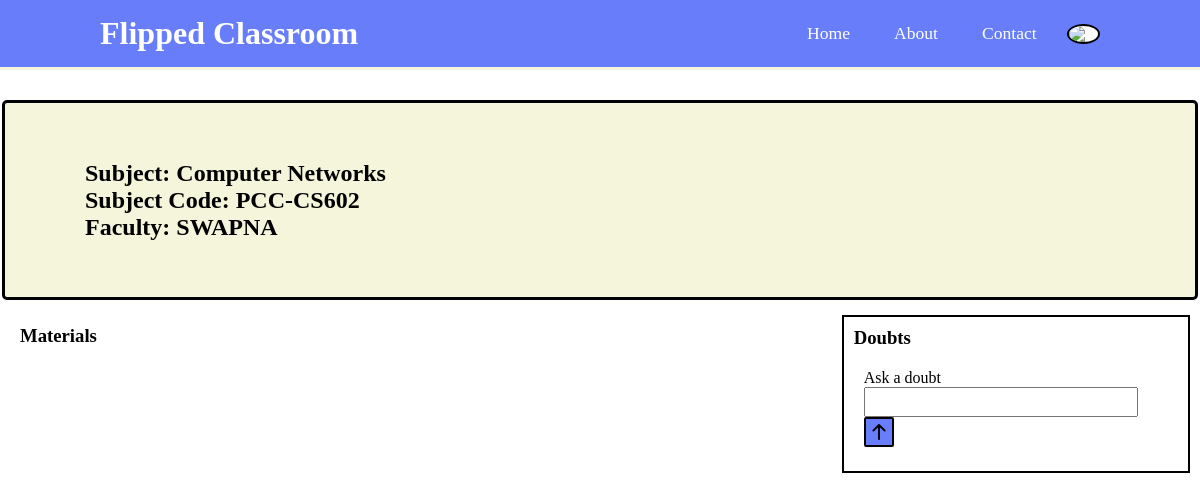
Before: /subjectS.php?Subject_Name=Computer Networks with the older database file.
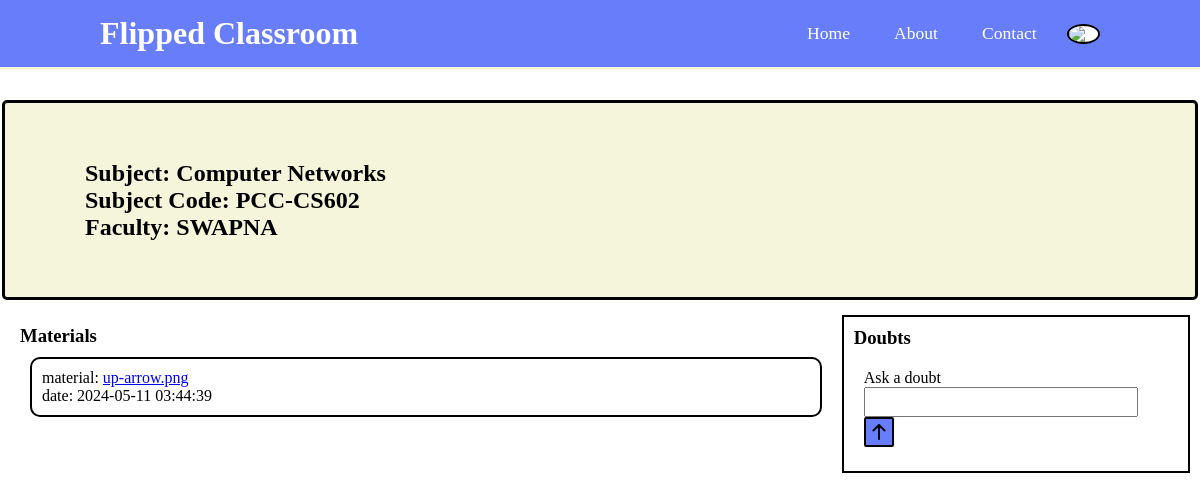
After: the same page with the newer database file.
### tables this page shows
CREATE TABLE `subjects` (
  `s_name` varchar(40) NOT NULL,
  `s_id` varchar(10) NOT NULL
);

CREATE TABLE `materials` (
  `sub_uid` varchar(20) NOT NULL,
  `material_name` varchar(200) NOT NULL,
  `material_size` int(20) NOT NULL,
  `material_type` varchar(100) NOT NULL,
  `material_path` varchar(100) NOT NULL,
  `upload_date` timestamp NOT NULL DEFAULT current_timestamp()
);

### subjectS.php (the view, shortened to what this page needs)
<!DOCTYPE html>
<html lang="en">
<head>
    <link rel="stylesheet" href="subjectStyle.css">
</head>
<?php
include 'partials/_dbconnect.php';
$sub_name = $_GET['Subject_Name'];
$query = "SELECT lt.t_name as Teacher_Name, s.s_name as Subject_Name, s.s_id as Subject_ID,
              ls.s_name as Student_Name, ls.s_uid as Student_UID, lt.t_uid as Teacher_UID
              FROM login_teacher AS lt
              JOIN teacher AS t ON lt.t_uid = t.t_uid
              JOIN subjects AS s ON t.sub_uid = s.s_id
              JOIN student AS ss ON t.sub_uid = ss.sub_uid
              JOIN login_student AS ls ON ss.student_id = ls.s_uid
              WHERE s.s_name = '$sub_name'
              ORDER BY ls.s_name
              limit  1";
$query1 = "SELECT * FROM materials
                JOIN subjects
                WHERE sub_uid=s_id and s_name like '$sub_name'
                order by upload_date";
$result1 = mysqli_query($conn, $query1);
$result = mysqli_query($conn, $query);
$row1 = mysqli_fetch_all($result1, MYSQLI_ASSOC);
$row = mysqli_fetch_all($result, MYSQLI_ASSOC);
?>
<body>
    <header>
        <h2>Flipped Classroom</h2>
        <nav class="navigation">
            <ul>
                <li><a href="index.php">Home</a></li>
                <li><a href="/">About</a></li>
                <li><a href="/">Contact</a></li>
            </ul>
            <img src="profile.png" class="user-pic" onclick="toggleMenu()">
        </nav>
    </header>
    <section class="welcome">
        <?php foreach ($row as $details): ?>
            <h1 class="h-primary">Subject: <?php echo htmlspecialchars($details['Subject_Name']); ?></h1>
            <h1>Subject Code: <?php echo htmlspecialchars($details['Subject_ID']); ?></h1>
            <h1>Faculty: <?php echo htmlspecialchars($details['Teacher_Name']); ?></h1>
        <?php endforeach; ?>
    </section>
    <section class="main">
        <div class="materials">
            <h3>Materials</h3>
            <?php foreach ($row1 as $material): ?>
                <div class="box">
                    <ul>
                        <li>material: <a
                                href="download.php?FileNo=<?php echo $material['material_name']; ?>"><?php echo htmlspecialchars($material['material_name']); ?></a>
                        </li>
                        <li>date: <?php echo htmlspecialchars($material['upload_date']); ?></li>
                    </ul>
                </div>
            <?php endforeach; ?>
        </div>
        <div class="doubt">
            <h3>Doubts</h3>
            <form action="/">
                <label for="doubt">Ask a doubt</label>
                <br class="line">
                <input type="text" id="doubt" name="doubt">
                <img src="up-arrow.png" alt="">
            </form>
        </div>
    </section>
</body>
</html>

Changed rows visible on the page:
added materials: material_name "up-arrow.png", upload_date "2024-05-11 03:44:39"
